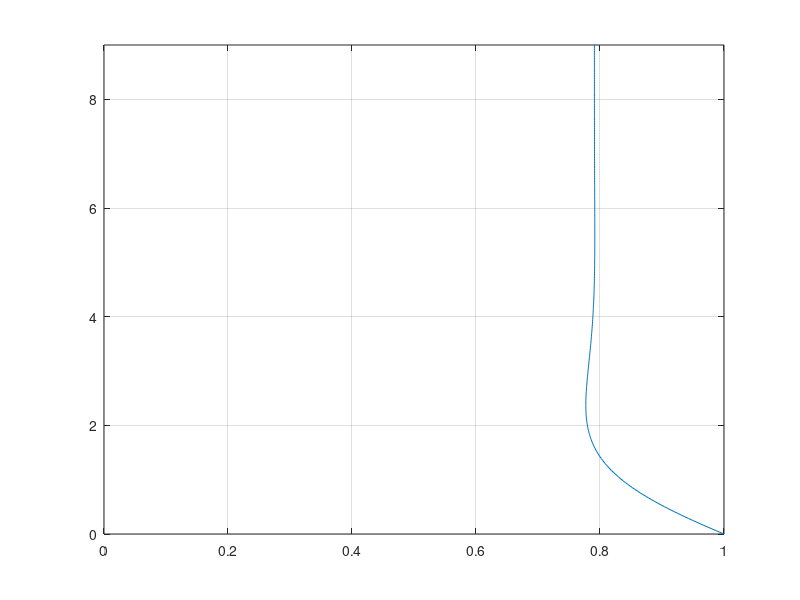

MATLAB code to generate this figure: (Note: this script raises an error after producing the figure.)
clear; close all; clc
P = 31536000;
c = 1;
amp = 5;
gamma = 0.791;
omega = (2*pi) / P;
arg = (2*c) / omega;
z = [0:100:50000]';
phasor = (gamma*amp) + ((1-gamma).* amp .* exp(-z .* sqrt(1/arg))) .* exp(-1j .* z .* sqrt(1/arg));

dim_dep = z .* sqrt(1/arg);

figure
clf
ax = gca;
plot(abs(phasor)./amp, dim_dep)
grid on
xlim([0 1])
ylim([0 9])
ax.YDir = 'reverse';

figure
clf 
ax = gca;
plot(angle(phasor), dim_dep)
grid on
xlim([-pi pi])
ax.YDir = 'reverse';
set(gcf, 'Position', [100 100 1000/2.5 1000])